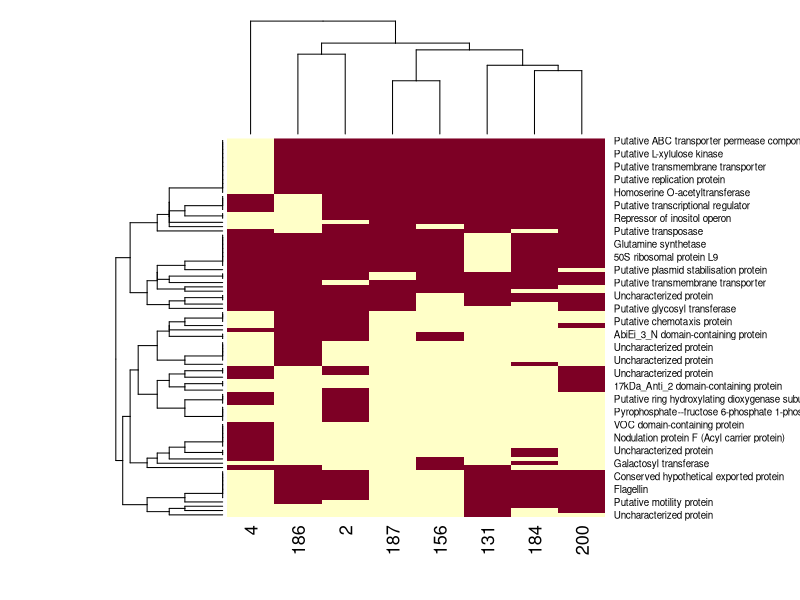
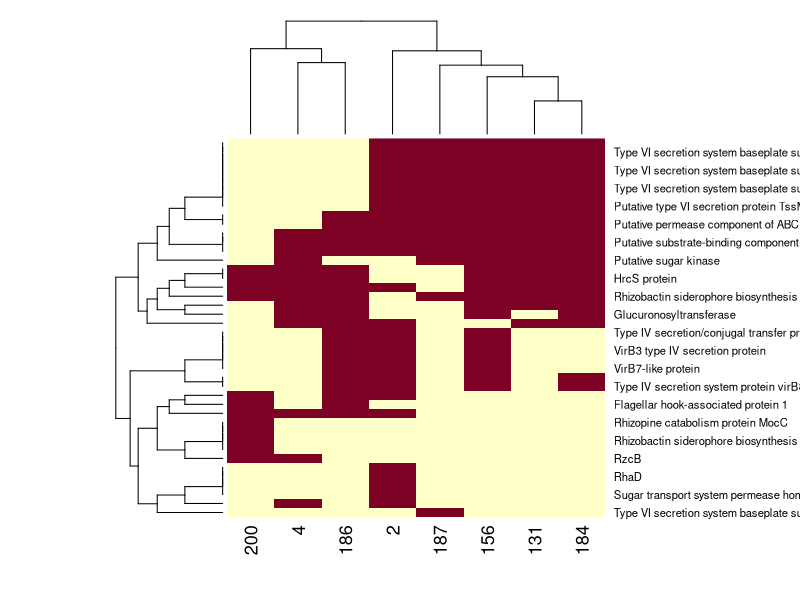
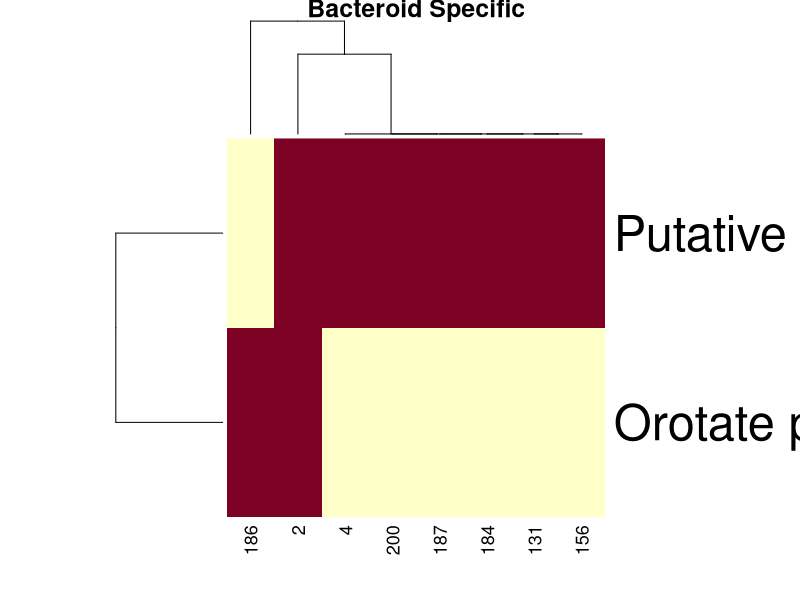
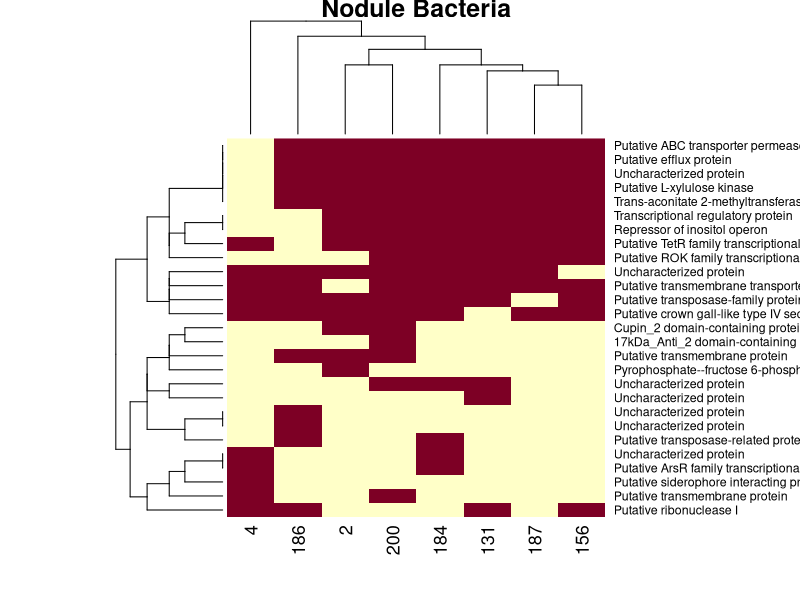
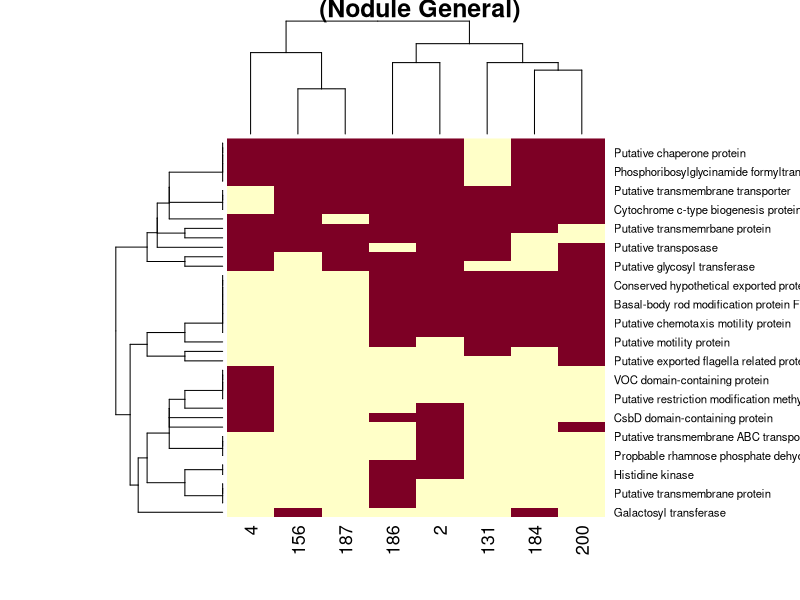

Here is the R script that generated these plots, in order: (Note: this script raises an error after producing the figures.)
################################################################################
# Visualize competition gene matrix based on Wheatley 2020 from BLAST analysis #
################################################################################

# Load competition gene matrix
matBacteroidSpecific <- read.csv(file='../data/competition_matrix_BacteroidSpecific.csv', sep=',', header=T)
matNoduleBacteria <- read.csv(file='../data/competition_matrix_NoduleBacteria.csv', sep=',', header=T)
matNoduleGeneral <- read.csv(file='../data/competition_matrix_NoduleGeneral.csv', sep=',', header=T)
matRhizosphereRoot <- read.csv(file='../data/competition_matrix_RhizosphereRoot.csv', sep=',', header=T)
matRhizosphereProgressive <- read.csv(file='../data/competition_matrix_RhizosphereProgressive.csv', sep=',', header=T)
matRootSpecific <- read.csv(file='../data/competition_matrix_RootSpecific.csv', sep=',', header=T)
matSuarez <- read.csv(file='../data/competition_matrix_suarez.csv', sep=',', header=T)

colnames(matBacteroidSpecific) <- c('geneName', '131', '156', '184', '186', '187', '2', '200', '4', 'geneDesc')
colnames(matNoduleBacteria) <- c('geneName', '131', '156', '184', '186', '187', '2', '200', '4', 'geneDesc')
colnames(matNoduleGeneral) <- c('geneName', '131', '156', '184', '186', '187', '2', '200', '4', 'geneDesc')
colnames(matRhizosphereRoot) <- c('geneName', '131', '156', '184', '186', '187', '2', '200', '4', 'geneDesc')
colnames(matRootSpecific) <- c('geneName', '131', '156', '184', '186', '187', '2', '200', '4', 'geneDesc')
colnames(matRhizosphereProgressive) <- c('geneName', '131', '156', '184', '186', '187', '2', '200', '4', 'geneDesc')
colnames(matSuarez) <- c('geneName', '131', '156', '184', '186', '187', '2', '200', '4', 'geneDesc')

matWheatley <- rbind(matBacteroidSpecific, matNoduleBacteria)
matWheatley <- rbind(matWheatley, matNoduleGeneral)
matWheatley <- rbind(matWheatley, matRhizosphereRoot)
matWheatley <- rbind(matWheatley, matRootSpecific)
matWheatley <- rbind(matWheatley, matRhizosphereProgressive)

  
plotMatHeatmap <- function(matrix, title) {
  colnames(matrix)[1] <- 'geneName'
  colnames(matrix) <- gsub('X', '', colnames(matrix))
  colnames(matrix) <- c('geneName', '131', '156', '184', '186', '187', '2', '200', '4', 'geneDesc')
  #rownames(matrix) <- matrix$geneName
  matrix = matrix[which(rowSums(matrix[2:9]) != 8 & rowSums(matrix[2:9]) != 0), ]
  heatmap(data.matrix(matrix[2:9]), scale='none', main=title, 
          labRow = matrix$geneDesc)
}


# plot heatmap
#pdf('/Users/arafat/GDrive/Sachs/Chapter1_Competition/Competition_study/Competition_genes/wheatley.pdf',
#    width=25, height=20)
plotMatHeatmap(matWheatley, '')
plotMatHeatmap(matSuarez, '')
#dev.off()

plotMatHeatmap(matBacteroidSpecific, 'Bacteroid Specific')
plotMatHeatmap(matNoduleBacteria, 'Nodule Bacteria')
plotMatHeatmap(matNoduleGeneral, ' (Nodule General)')
plotMatHeatmap(matRhizosphereRoot, 'Rhizoshere and Root')
plotMatHeatmap(matRhizosphereProgressive, 'Rhizosphere Progressive')
plotMatHeatmap(matRootSpecific, 'Root Specific')
plotMatHeatmap(matSuarez, '')
matSuarez[which(matSuarez$geneDesc == 'M'),'geneDesc'] = 'MOSC domain-containing protein'
plotMatHeatmap(matSuarez, '')


# Combine Suarez and Wheatley
matCombined <- rbind(matSuarez, matWheatley)
dim(matCombined)
# Investigate particular contrasts
# 131 vs 156
contrast131_156 <- matCombined[which(rowSums(matCombined[,c('131','156')]) == 1) ,c('131','156', 'geneDesc')]
contrast131 <- matCombined[which(matCombined$`131`== 1 & rowSums(matCombined[,2:9]) == 1),c('131','156', 'geneDesc')]
contrast156 <- matCombined[which(matCombined$`156`== 1 & rowSums(matCombined[,2:9]) == 1),c('131','156', 'geneDesc')]
heatmap(data.matrix(contrast131_156[,c('131','156')]), labRow=contrast131_156$geneDesc)
plotMatHeatmap(matCombined, 'Combined')

# 156 vs. rest excluding 131
head(matCombined)
matCombined[which(matCombined$`156`== 1 & rowSums(matCombined[,4:9]) == 0),]
matCombined[which(matCombined$`131`== 1 & rowSums(matCombined[,4:9]) == 0),]
matCombined[which(matCombined$`131`== 1 & rowSums(matCombined[,4:9]) == 0),]


################
# PCA Analysis #
################
library(ggfortify)

colnames(matBacteroidSpecific) <- c('geneName', '131', '156', '184', '186', '187', '2', '4', '200', 'geneDesc')
colnames(matNoduleBacteria) <- c('geneName', '131', '156', '184', '186', '187', '2', '4', '200', 'geneDesc')
colnames(matNoduleGeneral) <- c('geneName', '131', '156', '184', '186', '187', '2', '4', '200', 'geneDesc')
colnames(matRhizosphereRoot) <- c('geneName', '131', '156', '184', '186', '187', '2', '4', '200', 'geneDesc')
colnames(matRhizosphereProgressive) <- c('geneName', '131', '156', '184', '186', '187', '2', '4', '200', 'geneDesc')
colnames(matRootSpecific) <- c('geneName', '131', '156', '184', '186', '187', '2', '4', '200', 'geneDesc')

matBacteroidSpecific$cat <- 'Bacteroid Specific'
matNoduleBacteria$cat <- 'Nodule Bacteria Specific'
matNoduleGeneral$cat <- 'Nodule General'
matRhizosphereRoot$cat <- 'Rhizosphere Root'
matRhizosphereProgressive$cat <- 'Rhizosphere Progressive'
matRootSpecific$cat <- 'Rhizosphere Specific'

finalMat <- rbind(matBacteroidSpecific, matNoduleBacteria)
finalMat <- rbind(finalMat, matNoduleGeneral)
finalMat <- rbind(finalMat, matRhizosphereRoot)
finalMat <- rbind(finalMat, matRhizosphereProgressive)
finalMat <- rbind(finalMat, matRootSpecific)
finalMat <- finalMat[which(rowSums(finalMat[2:9]) != 8),]

finalMatPCA <- prcomp(finalMat[2:9], center = TRUE)

autoplot(finalMatPCA, data=finalMat, loadings=T, loadings.label = TRUE, colour='cat')
